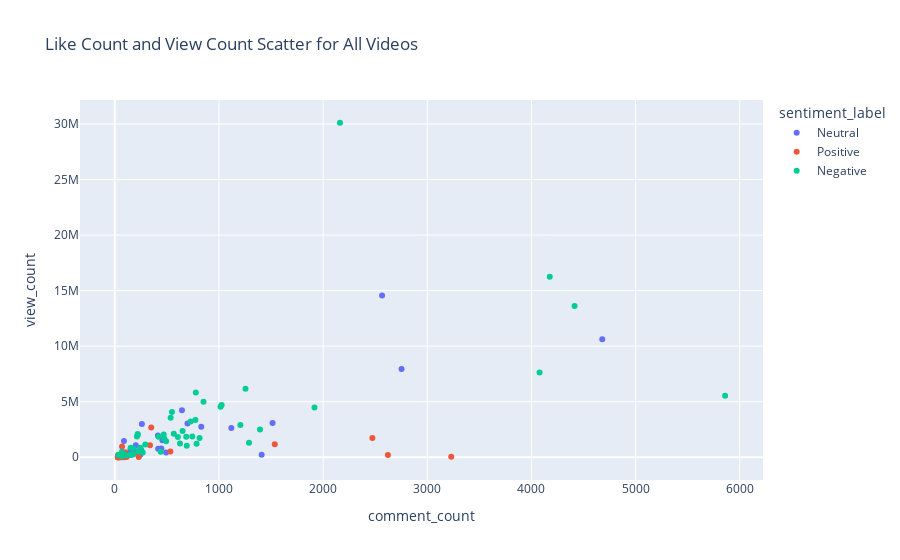

Write notebook code for a chart like this one.
### Markdown cell above
### Visualizations

### Code cell
import plotly.express as px

fig = px.scatter(video_info_with_sentiment , x = 'comment_count' , y = 'view_count' , color = 'sentiment_label', hover_data = ['video_title' , 'comment_count' , 'upload_date'] , title= 'Like Count and View Count Scatter for All Videos')
fig.show()

### Figure 1 — Plotly figure (JSON) as saved in the notebook; plotly's stock layout.template omitted (floating-point values rounded to 4 significant figures)
{"data": [{"customdata": [["Confronting the seller of a questionable Kobe autograph", "2022-11-02"], ["I bought a $400 Kobe autographed basketball (sus?)", "2022-10-28"], ["I bought the cheapest Kobe autographed ball online", "2022-10-26"], ["I manufactured Yeezy sunglasses from scratch", "2022-10-12"], ["How I profited off the fidget spinner craze", "2022-10-04"], ["My best finds at the thrift store (as a reseller)", "2022-09-17"], ["Testing the world’s brightest flashlight OUTSIDE", "2022-09-08"], ["I paid an artist $20 to turn Yeezy sneakers into sunglasses", "2022-09-01"], ["The unfortunate truth of many US “factories”", "2022-08-29"], ["Valuing the gold I found in Amazon pay dirt", "2022-08-24"], ["He sold me fake Pokémon cards… maybe?", "2022-08-12"], ["He had 0 viewers… so I sent him $ for bitcoin", "2022-08-11"], ["Revealing My Entire Pokémon Investment", "2022-08-08"], ["How she started a $10mil per year “side hustle”", "2022-07-28"], ["I bought a questionable pineapple…", "2022-07-20"], ["I paid Fiverr to redesign my product packaging", "2022-07-14"], ["I tried turning $21 into $100 in profit (30min challenge)", "2022-07-12"], ["Taste testing the most expensive water on Amazon", "2022-07-07"], ["I’m building a sunglasses brand to compete with Rayban (ep.2)", "2022-06-28"], ["I Bought The Cheapest Rolex On eBay", "2022-06-08"], ["Make this ONE change to 2x your eBay/Amazon sales", "2022-05-20"], ["I tried dropshipping… here’s how much I made", "2022-05-10"], ["I bought a Pokémon collection to flip for profit (AGAIN)", "2022-04-29"], ["Jason Derulo DM’d me… (here’s why)", "2022-04-22"], ["I tried making a pro commercial for under $500", "2022-04-21"], ["I upgraded my $ making hotspot (week 2 results)", "2022-03-10"], ["What influencers actually get for free…", "2022-03-08"], ["I built a sunglasses brand to compete with Ray-Ban", "2022-02-24"], ["How much my T-shirt store made from $100 in Fb ads", "2022-02-17"], ["Ranking side hustles I’ve tried from worst to best", "2022-02-14"], ["My funniest flip I’ve ever done (made good $ tho)", "2022-02-10"], ["I tried the golf club flipping side hustle (it works)", "2022-02-08"], ["How to grow $1k into $1mil online (what I did)", "2022-02-04"], ["I made a chain so I can wear my NFT’s…", "2022-02-02"], ["How much my Pokémon cards investment is worth 💰", "2022-01-26"], ["At 25yo I was doing $100k per month on eBay", "2022-01-24"], ["I tried making $ with smaller NFT projects…", "2022-01-18"], ["My New Money Printing Tablet Farm", "2022-01-07"], ["I tried finding profitable sneakers at Kohl’s 😖", "2021-10-20"], ["Were these brand names from Fiverr worth $50? 😖", "2021-10-07"]], "hovertemplate": "sentiment_label=Neutral<br>comment_count=%{x}<br>view_count=%{y}<br>video_title=%{customdata[0]}<br>upload_date=%{customdata[1]}<extra></extra>", "legendgroup": "Neutral", "marker": {"color": "#636efa", "symbol": "circle"}, "mode": "markers", "name": "Neutral", "orientation": "v", "showlegend": true, "type": "scatter", "x": [447, 88, 68, 203, 260, 67, 135, 645, 62, 255, 493, 87, 830, 116, 4680, 2753, 414, 1515, 417, 1410, 202, 91, 457, 55, 105, 204, 116, 1119, 85, 698, 55, 64, 136, 103, 2566, 164, 83, 245, 150, 63], "xaxis": "x", "y": [781610, 1469829, 455423, 455182, 3004250, 96751, 229984, 4234596, 200262, 625339, 421491, 157334, 2756855, 180821, 10616068, 7941682, 1952270, 3095865, 771667, 221018, 1075509, 267343, 1533920, 149995, 150244, 541794, 270517, 2644327, 396180, 3036555, 176373, 201786, 268687, 98791, 14570731, 521855, 141519, 225342, 650797, 48474], "yaxis": "y"}, {"customdata": [["Do experts think my cheap Kobe autograph is real?", "2022-11-01"], ["Anyone need a new camera?", "2022-11-01"], ["I asked collectors if my cheap Kobe autographs are real", "2022-10-31"], ["I bought $500 worth of G-Shock￼￼ watches", "2022-10-14"], ["I Turned Yeezy Sneakers Into Sunglasses", "2022-10-06"], ["Easy Amazon side hustle - sell books with no words #ad", "2022-10-03"], ["I made a 3D printed 500k YouTube play button", "2022-10-01"], ["Make $1700 A Month Selling Books On Amazon - Easy Side Hustle - No Writing Required", "2022-09-28"], ["These boring glasses made me thousands online", "2022-09-14"], ["I bought the brightest flashlight in the world ($700)", "2022-09-07"], ["Unboxing the brightest flashlight in the world ($700)", "2022-09-07"], ["Picking the winner of the MacBook…", "2022-09-05"], ["I Bought Gold Pay Dirt And Made $______", "2022-08-19"], ["saying goodbye…", "2022-08-03"], ["I Tried The Amazon Affiliate Side Hustle (how much I made)", "2022-07-27"], ["I Tried Selling Amazon Products With Memes", "2022-07-25"], ["The science behind my new YouTube thumbnail…", "2022-07-11"], ["I Tried Relaunching My Failed Business - Ep.1", "2022-06-24"], ["I tried hyper realistic VR gaming (zombie edition)", "2022-06-16"], ["My Money Printing Tablet Farm Journey (How much I made)", "2022-05-24"], ["My sneaky plan to monetize my meme page…", "2022-05-18"], ["How my failed business started my new career…", "2022-05-11"], ["I bought a Crushmetric SwitchPen (for research)", "2022-05-02"], ["My biggest viral video flop all time…", "2022-04-26"], ["Jidion’s secret to growing 4mil subs in 1 year…", "2022-04-18"], ["How I used 1 viral video to grow my business FAST", "2022-04-13"], ["My biggest failure as an entrepreneur…", "2022-04-12"], ["Upgrading my office into a video studio for $100", "2022-04-08"], ["Giving streamers with 0 viewers $ to buy bitcoin", "2022-03-31"], ["Unboxing my 100k play button  my best YT advice", "2022-03-29"], ["I asked a $100m CEO: “is college worth it?”", "2022-03-26"], ["How I find niche $ making products on eBay", "2022-03-17"], ["How I grew from 1k-100k subscribers in 1 week", "2022-03-12"], ["I built a dropshipping store from a cozy cabin", "2022-03-09"], ["I tried starting a streetwear brand for $70", "2022-03-07"], ["I made a diamond play button out of paper", "2022-03-02"], ["I asked a 9 figure ecom CEO if FB ads still work", "2022-02-25"], ["A multimillionaire CEO’s secret manufacturing tip", "2022-02-18"], ["My biggest struggle as an entrepreneur", "2022-02-15"], ["It took me 1 year to get 1k YouTube subs… 😭", "2022-01-27"], ["I Paid Fiverr Video Editors To Make A Commercial", "2022-01-25"], ["I tried the print on demand t-shirt side hustle", "2022-01-20"], ["How I&#39;ve Been Doubling My Money With NFT&#39;s", "2022-01-19"], ["Dropshipping From A Cabin In The Woods (24HR Challenge)", "2021-10-15"], ["10k today or 1 Bitcoin in 5 years? (on Omegle…)", "2021-10-05"], ["The Trick To The YouTube Shorts Algorithm…", "2021-09-30"], ["My first product I designed  manufactured 😖", "2021-09-29"], ["My Day As A Small YouTuber Trying To Make It (Raw Footage)", "2021-09-25"], ["I Bought A Billboard To Grow My Instagram", "2021-09-07"], ["I Tried Making Money With Virtual Horse Racing", "2021-08-31"], ["I paid $1365 for a product commercial on Fiverr… Was it worth it?", "2021-08-06"], ["I PAID someone on FIVERR to EDIT my commercial", "2021-07-26"], ["1 Hour Shopify Dropshipping Challenge (FROM SCRATCH)", "2021-06-23"], ["I Tried Dropshipping From Scratch (24HR CHALLENGE)", "2021-03-10"], ["How I Started A Million Dollar Business From My Mom&#39;s Basement", "2021-02-23"]], "hovertemplate": "sentiment_label=Positive<br>comment_count=%{x}<br>view_count=%{y}<br>video_title=%{customdata[0]}<br>upload_date=%{customdata[1]}<extra></extra>", "legendgroup": "Positive", "marker": {"color": "#EF553B", "symbol": "circle"}, "mode": "markers", "name": "Positive", "orientation": "v", "showlegend": true, "type": "scatter", "x": [57, 3230, 70, 1536, 70, 30, 39, 90, 32, 53, 35, 59, 230, 2622, 99, 77, 72, 85, 98, 114, 176, 68, 56, 32, 30, 39, 94, 44, 89, 57, 49, 52, 48, 77, 534, 350, 35, 338, 41, 69, 2473, 40, 53, 44, 38, 70, 65, 40, 31, 32, 40, 31, 30, 55, 37], "xaxis": "x", "y": [113539, 40723, 971564, 1162979, 9368, 48959, 49641, 10834, 91084, 109407, 50759, 53219, 37322, 215543, 385224, 39091, 183171, 16078, 453980, 32861, 252723, 196201, 192329, 155055, 96684, 144830, 113690, 112897, 122581, 76442, 103689, 116564, 88116, 205689, 530461, 2674456, 186803, 1092992, 199155, 144452, 1744928, 104785, 27500, 13284, 46069, 71412, 35346, 4019, 4684, 12304, 17177, 26455, 5155, 7339, 6467], "yaxis": "y"}, {"customdata": [["Unboxing a $400 Kobe autographed ball (real?)", "2022-10-28"], ["Is the cheapest Kobe autographed ball online real?", "2022-10-26"], ["How much gold I found in $100 Amazon pay dirt", "2022-10-20"], ["I paid artists $200 to turn Yeezys into sunglasses (foam runners)", "2022-10-11"], ["How to make $200 a day with a drone", "2022-09-23"], ["I got a gadget filled mystery box in the mail #shorts #sponsored", "2022-08-31"], ["How much gold I found in Amazon pay dirt", "2022-08-23"], ["Is Gold Pay Dirt A Good Side Hustle?", "2022-08-22"], ["How much my money making hotspot has made", "2022-08-18"], ["I tested the midnight Walmart side hustle", "2022-08-05"], ["I started a clothing brand for under $100 #shorts #ad", "2022-08-04"], ["How much iPhone box costs to make in USA vs. China", "2022-07-30"], ["Is Amazon Affiliate Marketing a Good Side Hustle?", "2022-07-26"], ["I’m turning a meme page into a business", "2022-07-22"], ["I’m investing in $100 empty boxes #shorts #sponsored", "2022-07-18"], ["I bought the most expensive water on Amazon", "2022-07-05"], ["I tried going viral as a small brand", "2022-07-01"], ["I tried upgrading my money making hotspot (helium update PT.5)", "2022-06-25"], ["They were trying to disguise their side hustle…", "2022-06-24"], ["Did this seller scam me with her rolex?", "2022-06-22"], ["I tried finding profitable flips (ELON MUSK EDITION)", "2022-06-18"], ["Surprising her with the cheapest rolex on eBay", "2022-06-13"], ["Confronting the seller of the “cheapest rolex on ebay”", "2022-06-10"], ["Is the cheapest rolex on eBay real?", "2022-06-09"], ["Unboxing the cheapest rolex on eBay", "2022-06-03"], ["I bought the cheapest rolex on eBay…", "2022-06-02"], ["Did I find real Yeezy slides?", "2022-05-30"], ["Asking Rolex dealers if I can film in their store", "2022-05-28"], ["I looked for profit in a RICH CITY thrift store", "2022-05-27"], ["I tried making money with unclaimed mail", "2022-05-22"], ["I just UPGRADED my money making hotspot (helium update PT.4)", "2022-05-13"], ["I tried finding profitable flips at Walmart (in a RICH city 💰)", "2022-05-06"], ["I tried flipping sneakers from the Nike outlet", "2022-04-15"], ["Comparing PRIME to Powerade (will this brand win?)", "2022-04-05"], ["I tried finding profitable flips at Walmart AGAIN", "2022-04-01"], ["I tried finding profitable flips at Goodwill…", "2022-03-24"], ["Why I spent $3k on a full send metacard NFT (Nelk)", "2022-03-15"], ["I spent $100 on Pokémon cards to flip for profit", "2022-03-03"], ["How much $ I’ve made helium mining (Week 1)", "2022-02-28"], ["I tried finding profitable flips at Walmart…", "2022-02-25"], ["I bought a wireless hotspot that makes me money", "2022-02-22"], ["I paid Fiverr $30 and $120 to design NFT’s (comparison)", "2022-02-11"], ["How I made my NFT chain (step by step)", "2022-02-07"], ["“Drama” YouTubers are making a lot of money rn…", "2022-02-05"], ["Why I’m not selling NFT’s ever again…", "2022-01-31"], ["How I built a tablet farm that makes me money…", "2022-01-28"], ["How much I made selling dollar store items online…", "2022-01-17"], ["Trying to turn $0 into $10k from scratch 💰", "2021-10-28"], ["I tried flipping NFTs… here’s how much I made.", "2021-10-27"], ["I got thumbnail advice from MrBeast 😏", "2021-09-02"], ["How Yeti Charges $35 For A Cup…", "2021-08-04"], ["The genius marketing behind NELK  Full Send…", "2021-08-02"]], "hovertemplate": "sentiment_label=Negative<br>comment_count=%{x}<br>view_count=%{y}<br>video_title=%{customdata[0]}<br>upload_date=%{customdata[1]}<extra></extra>", "legendgroup": "Negative", "marker": {"color": "#00cc96", "symbol": "circle"}, "mode": "markers", "name": "Negative", "orientation": "v", "showlegend": true, "type": "scatter", "x": [70, 220, 606, 213, 814, 154, 778, 420, 246, 686, 98, 5859, 221, 176, 475, 4078, 536, 651, 33, 152, 173, 1289, 626, 2162, 234, 293, 549, 67, 744, 728, 774, 567, 852, 66, 470, 785, 441, 1015, 1206, 4176, 1255, 1394, 152, 61, 268, 4414, 493, 1026, 1917, 225, 691, 109], "xaxis": "x", "y": [501415, 2103937, 1835207, 1871976, 1729501, 211944, 5827039, 1844903, 866417, 1837882, 188385, 5546984, 2018008, 269367, 1681458, 7633883, 3554636, 2370984, 231893, 853458, 806622, 1316230, 1234922, 30106646, 546741, 1160878, 4074711, 228490, 1861965, 3214566, 3348675, 2116905, 5004675, 93456, 2057610, 1220806, 508914, 4554853, 2900702, 16236845, 6163849, 2493035, 223064, 154648, 435588, 13609004, 1452106, 4715317, 4474616, 532261, 1038455, 154792], "yaxis": "y"}], "layout": {"legend": {"title": {"text": "sentiment_label"}, "tracegroupgap": 0}, "title": {"text": "Like Count and View Count Scatter for All Videos"}, "xaxis": {"anchor": "y", "domain": [0, 1], "title": {"text": "comment_count"}}, "yaxis": {"anchor": "x", "domain": [0, 1], "title": {"text": "view_count"}}}}
